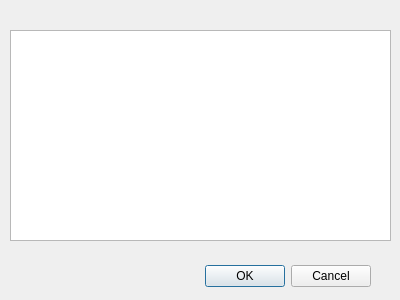
<?xml version="1.0" encoding="UTF-8"?>
<ui version="4.0">
 <class>ListaIngredientes</class>
 <widget class="QDialog" name="ListaIngredientes">
  <property name="geometry">
   <rect>
    <x>0</x>
    <y>0</y>
    <width>400</width>
    <height>300</height>
   </rect>
  </property>
  <property name="windowTitle">
   <string>Dialog</string>
  </property>
  <widget class="QDialogButtonBox" name="buttonBox">
   <property name="geometry">
    <rect>
     <x>30</x>
     <y>260</y>
     <width>341</width>
     <height>32</height>
    </rect>
   </property>
   <property name="orientation">
    <enum>Qt::Horizontal</enum>
   </property>
   <property name="standardButtons">
    <set>QDialogButtonBox::Cancel|QDialogButtonBox::Ok</set>
   </property>
  </widget>
  <widget class="QTableView" name="tableView">
   <property name="geometry">
    <rect>
     <x>10</x>
     <y>30</y>
     <width>381</width>
     <height>211</height>
    </rect>
   </property>
  </widget>
 </widget>
 <resources/>
 <connections>
  <connection>
   <sender>buttonBox</sender>
   <signal>accepted()</signal>
   <receiver>ListaIngredientes</receiver>
   <slot>accept()</slot>
   <hints>
    <hint type="sourcelabel">
     <x>248</x>
     <y>254</y>
    </hint>
    <hint type="destinationlabel">
     <x>157</x>
     <y>274</y>
    </hint>
   </hints>
  </connection>
  <connection>
   <sender>buttonBox</sender>
   <signal>rejected()</signal>
   <receiver>ListaIngredientes</receiver>
   <slot>reject()</slot>
   <hints>
    <hint type="sourcelabel">
     <x>316</x>
     <y>260</y>
    </hint>
    <hint type="destinationlabel">
     <x>286</x>
     <y>274</y>
    </hint>
   </hints>
  </connection>
 </connections>
</ui>
